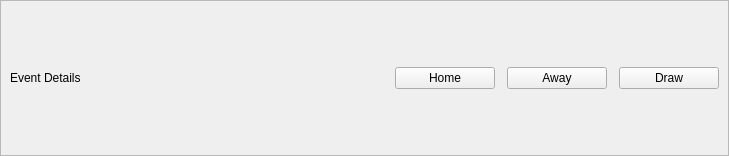
<?xml version="1.0" encoding="UTF-8"?>
<ui version="4.0">
 <class>PlaceBetEvent</class>
 <widget class="QStackedWidget" name="PlaceBetEvent">
  <property name="geometry">
   <rect>
    <x>0</x>
    <y>0</y>
    <width>729</width>
    <height>156</height>
   </rect>
  </property>
  <property name="focusPolicy">
   <enum>Qt::TabFocus</enum>
  </property>
  <property name="autoFillBackground">
   <bool>false</bool>
  </property>
  <widget class="QFrame" name="SendCoins">
   <property name="frameShape">
    <enum>QFrame::StyledPanel</enum>
   </property>
   <property name="frameShadow">
    <enum>QFrame::Sunken</enum>
   </property>
   <!-- <layout class="QGridLayout" name="gridLayout"> -->
   <layout class="QHBoxLayout" name="gridLayout">
    <property name="spacing">
     <number>12</number>
    </property>

                <item>
                 <widget class="QLabel" name="labelCoinControlAutomaticallySelected">
                  <property name="text">
                   <string>Event Details</string>
                  </property>
                  <property name="margin">
                   <number>5</number>
                  </property>
                 </widget>
                </item>

                <item>
                 <spacer name="horizontalSpacerCoinControl">
                  <property name="orientation">
                   <enum>Qt::Horizontal</enum>
                  </property>
                  <property name="sizeHint" stdset="0">
                   <size>
                    <width>40</width>
                    <height>1</height>
                   </size>
                  </property>
                 </spacer>
                </item>

                <item>
                 <widget class="QPushButton" name="pushButtonPlaceHomeBet">
                  <property name="styleSheet">
                   <string notr="true"/>
                  </property>
                  <property name="text">
                   <string>Home</string>
                  </property>
                  <property name="autoDefault">
                   <bool>false</bool>
                  </property>
                  <property name="minimumSize">
                   <size>
                    <width>100</width>
                    <height>0</height>
                   </size>
                  </property>
                 </widget>
                </item>

                <item>
                 <widget class="QPushButton" name="pushButtonPlaceAwayBet">
                  <property name="styleSheet">
                   <string notr="true"/>
                  </property>
                  <property name="text">
                   <string>Away</string>
                  </property>
                  <property name="autoDefault">
                   <bool>false</bool>
                  </property>
                  <property name="minimumSize">
                   <size>
                    <width>100</width>
                    <height>0</height>
                   </size>
                  </property>
                 </widget>
                </item>

                <item>
                 <widget class="QPushButton" name="pushButtonPlaceDrawBet">
                  <property name="styleSheet">
                   <string notr="true"/>
                  </property>
                  <property name="text">
                   <string>Draw</string>
                  </property>
                  <property name="autoDefault">
                   <bool>false</bool>
                  </property>
                  <property name="minimumSize">
                   <size>
                    <width>100</width>
                    <height>0</height>
                   </size>
                  </property>
                 </widget>
                </item>



    <!-- <item row="0" column="0">
     <widget class="QLabel" name="payToLabel">
      <property name="text">
       <string>Pay &amp;To:</string>
      </property>
      <property name="alignment">
       <set>Qt::AlignRight|Qt::AlignTrailing|Qt::AlignVCenter</set>
      </property>
      <property name="buddy">
       <cstring>Event Details</cstring>
      </property>
     </widget>
    </item>

    <item row="0" column="1">
     <widget class="QLabel" name="payToLabel">
      <property name="text">
       <string>Pay &amp;To:</string>
      </property>
      <property name="alignment">
       <set>Qt::AlignRight|Qt::AlignTrailing|Qt::AlignVCenter</set>
      </property>
      <property name="buddy">
       <cstring>payTo</cstring>
      </property>
     </widget>
    </item> -->



    <!-- <item row="0" column="0">
     <widget class="QLabel" name="payToLabel">
      <property name="text">
       <string>Pay &amp;To:</string>
      </property>
      <property name="alignment">
       <set>Qt::AlignRight|Qt::AlignTrailing|Qt::AlignVCenter</set>
      </property>
      <property name="buddy">
       <cstring>payTo</cstring>
      </property>
     </widget>
    </item>

    <item row="0" column="1">
     <layout class="QHBoxLayout" name="payToLayout">
      <property name="spacing">
       <number>0</number>
      </property>

      <item>
       <widget class="QValidatedLineEdit" name="payTo">
        <property name="toolTip">
         <string>The Wagerr address to send the payment to</string>
        </property>
       </widget>
      </item>

      <item>
       <widget class="QToolButton" name="addressBookButton">
        <property name="toolTip">
         <string>Choose previously used address</string>
        </property>
        <property name="text">
         <string/>
        </property>
        <property name="icon">
         <iconset resource="../wagerr.qrc">
          <normaloff>:/icons/address-book</normaloff>:/icons/address-book</iconset>
        </property>
        <property name="shortcut">
         <string>Alt+A</string>
        </property>
       </widget>
      </item>

      <item>
       <widget class="QToolButton" name="pasteButton">
        <property name="toolTip">
         <string>Paste address from clipboard</string>
        </property>
        <property name="text">
         <string/>
        </property>
        <property name="icon">
         <iconset resource="../wagerr.qrc">
          <normaloff>:/icons/editpaste</normaloff>:/icons/editpaste</iconset>
        </property>
        <property name="shortcut">
         <string>Alt+P</string>
        </property>
       </widget>
      </item>

      <item>
       <widget class="QToolButton" name="deleteButton">
        <property name="toolTip">
         <string>Remove this entry</string>
        </property>
        <property name="text">
         <string/>
        </property>
        <property name="icon">
         <iconset resource="../wagerr.qrc">
          <normaloff>:/icons/remove</normaloff>:/icons/remove</iconset>
        </property>
       </widget>
      </item>
     </layout>
    </item> -->



   </layout>
  </widget>
 </widget>
 <customwidgets>
  <customwidget>
   <class>QValidatedLineEdit</class>
   <extends>QLineEdit</extends>
   <header>qvalidatedlineedit.h</header>
  </customwidget>
  <customwidget>
   <class>BitcoinAmountField</class>
   <extends>QLineEdit</extends>
   <header>bitcoinamountfield.h</header>
  </customwidget>
 </customwidgets>
 <!-- <tabstops>
  <tabstop>payTo</tabstop>
  <tabstop>addressBookButton</tabstop>
  <tabstop>pasteButton</tabstop>
  <tabstop>deleteButton</tabstop>
  <tabstop>addAsLabel</tabstop>
  <tabstop>payAmount</tabstop>
  <tabstop>payAmount_is</tabstop>
  <tabstop>deleteButton_is</tabstop>
  <tabstop>payAmount_s</tabstop>
  <tabstop>deleteButton_s</tabstop>
 </tabstops> -->
 <resources>
  <include location="../wagerr.qrc"/>
 </resources>
 <connections/>
</ui>
